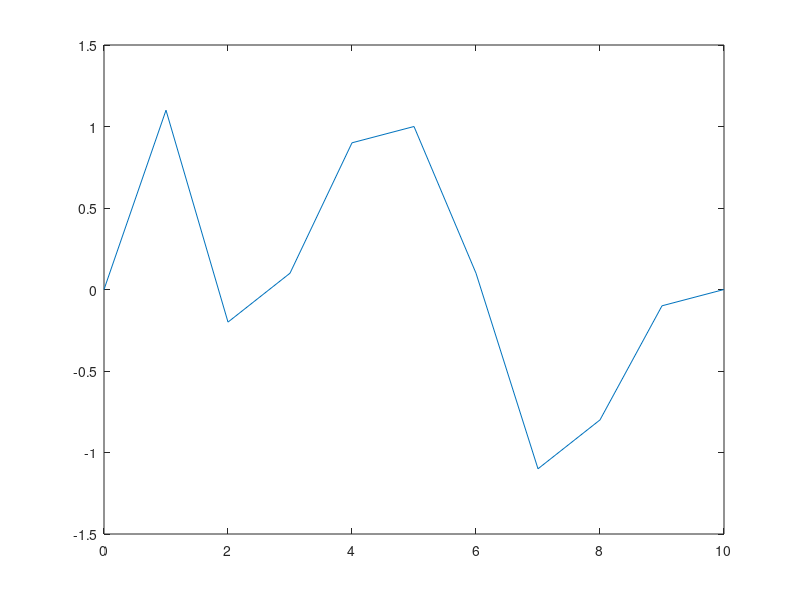

MATLAB code to generate this figure: (Note: this script raises an error after producing the figure.)
clc 
clear all 
close all

yp=[0 1.1 -.2 .1 .9 1 .1 -1.1 -.8 -.1 0];
y=yp;
u=[0 1 -1 1 1 1 -1 -1 0 0 0];
t=linspace(0,10,11);
plot(t,yp)
M=numel(yp);
M=[0,0
   1,0
  -1,1
   1,-1
   1,1
   1,1
   -1,1
   -1,-1
   0,-1
   0,0
   0,0];
theta=inv(M'*M)*M'*yp';
 B(1)=theta(1);
 B(2)=theta(2);
 A(1)=1;
 d=0;
 Hm=tf(B,A,1,'variable','z^-1');
 z=tf('z');
 Hm=Hm*z^-d

 [ym t]=lsim(Hm,u,t);
 hold on, plot(t,ym,'r')
 axis([0 10 -1.5 1.5])
 nf=(y'-ym);
 nf=[0,.4857,-1,0,-.2286,-.1286,.2,.0286,-.2857,-.1];
median(nf)
std(nf)
